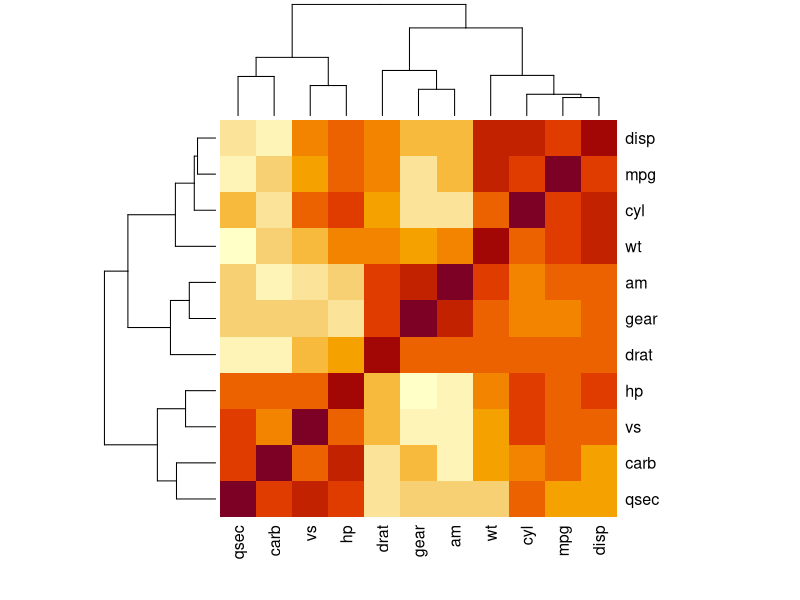
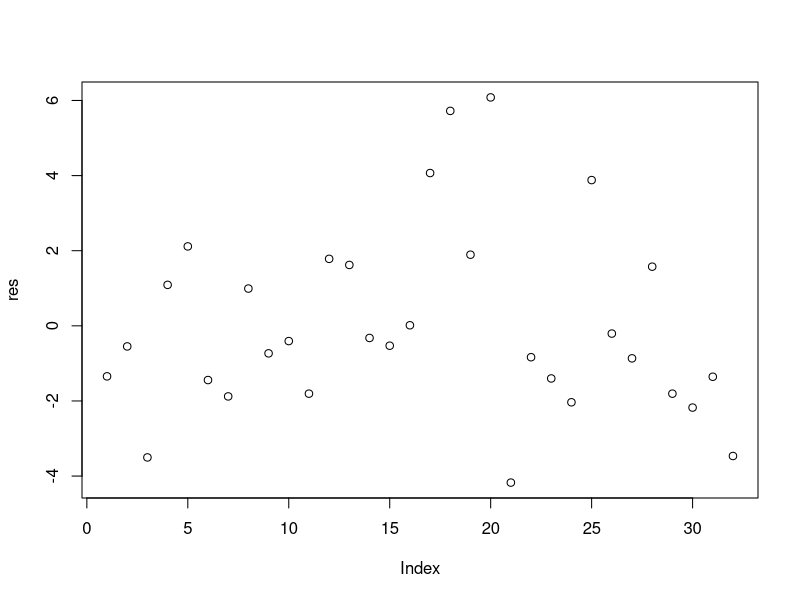

Write the R code that produced these figures, in order.
## ---- chunk 1
head(mtcars)
## ---- chunk 2
mdl_a <- lm(mpg~am, mtcars)
summary(mdl_a)$coef
## ---- chunk 3
heatmap(abs(cor(mtcars)))
## ---- chunk 4
mdl_awcd <- lm(mpg~am+wt+cyl+disp, mtcars)
summary(mdl_awcd)$coef
## ---- chunk 5
mdl_aw <- lm(mpg~am+wt, mtcars)
mdl_awc <- lm(mpg~am+wt+cyl, mtcars)
anova(mdl_a, mdl_aw, mdl_awc, mdl_awcd)
## ---- chunk 6
res <- resid(mdl_awc)
plot(res)
